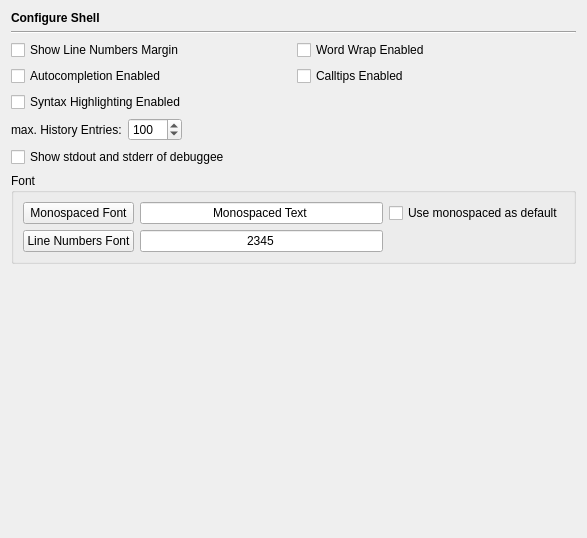
<?xml version="1.0" encoding="UTF-8"?>
<ui version="4.0">
 <class>ShellPage</class>
 <widget class="QWidget" name="ShellPage">
  <property name="geometry">
   <rect>
    <x>0</x>
    <y>0</y>
    <width>587</width>
    <height>538</height>
   </rect>
  </property>
  <layout class="QVBoxLayout" name="verticalLayout">
   <item>
    <widget class="QLabel" name="headerLabel">
     <property name="text">
      <string>&lt;b&gt;Configure Shell&lt;/b&gt;</string>
     </property>
    </widget>
   </item>
   <item>
    <widget class="Line" name="line14">
     <property name="frameShape">
      <enum>QFrame::HLine</enum>
     </property>
     <property name="frameShadow">
      <enum>QFrame::Sunken</enum>
     </property>
     <property name="orientation">
      <enum>Qt::Horizontal</enum>
     </property>
    </widget>
   </item>
   <item>
    <layout class="QGridLayout">
     <item row="0" column="0">
      <widget class="QCheckBox" name="shellLinenoCheckBox">
       <property name="toolTip">
        <string>Select whether line numbers margin should be shown.</string>
       </property>
       <property name="text">
        <string>Show Line Numbers Margin</string>
       </property>
      </widget>
     </item>
     <item row="1" column="1">
      <widget class="QCheckBox" name="shellCTEnabledCheckBox">
       <property name="toolTip">
        <string>Select this to enable calltips</string>
       </property>
       <property name="text">
        <string>Calltips Enabled</string>
       </property>
      </widget>
     </item>
     <item row="0" column="1">
      <widget class="QCheckBox" name="shellWordWrapCheckBox">
       <property name="toolTip">
        <string>Select to enable wrapping at word boundaries</string>
       </property>
       <property name="text">
        <string>Word Wrap Enabled</string>
       </property>
      </widget>
     </item>
     <item row="1" column="0">
      <widget class="QCheckBox" name="shellACEnabledCheckBox">
       <property name="toolTip">
        <string>Select this to enable autocompletion</string>
       </property>
       <property name="text">
        <string>Autocompletion Enabled</string>
       </property>
      </widget>
     </item>
     <item row="2" column="0">
      <widget class="QCheckBox" name="shellSyntaxHighlightingCheckBox">
       <property name="toolTip">
        <string>Select to enable syntax highlighting</string>
       </property>
       <property name="text">
        <string>Syntax Highlighting Enabled</string>
       </property>
      </widget>
     </item>
    </layout>
   </item>
   <item>
    <layout class="QHBoxLayout">
     <item>
      <widget class="QLabel" name="textLabel1_20">
       <property name="text">
        <string>max. History Entries:</string>
       </property>
      </widget>
     </item>
     <item>
      <widget class="QSpinBox" name="shellHistorySpinBox">
       <property name="toolTip">
        <string>Enter the number of history entries allowed</string>
       </property>
       <property name="minimum">
        <number>10</number>
       </property>
       <property name="maximum">
        <number>1000</number>
       </property>
       <property name="singleStep">
        <number>10</number>
       </property>
       <property name="value">
        <number>100</number>
       </property>
      </widget>
     </item>
     <item>
      <spacer>
       <property name="orientation">
        <enum>Qt::Horizontal</enum>
       </property>
       <property name="sizeType">
        <enum>QSizePolicy::Expanding</enum>
       </property>
       <property name="sizeHint" stdset="0">
        <size>
         <width>40</width>
         <height>20</height>
        </size>
       </property>
      </spacer>
     </item>
    </layout>
   </item>
   <item>
    <widget class="QCheckBox" name="stdOutErrCheckBox">
     <property name="toolTip">
      <string>Select to show debuggee stdout and stderr</string>
     </property>
     <property name="text">
      <string>Show stdout and stderr of debuggee</string>
     </property>
    </widget>
   </item>
   <item>
    <widget class="QGroupBox" name="groupBox_5">
     <property name="title">
      <string>Font</string>
     </property>
     <layout class="QGridLayout" name="gridLayout_2">
      <item row="0" column="0">
       <widget class="QPushButton" name="monospacedFontButton">
        <property name="toolTip">
         <string>Press to select the font to be used as the monospaced font</string>
        </property>
        <property name="text">
         <string>Monospaced Font</string>
        </property>
       </widget>
      </item>
      <item row="0" column="1">
       <widget class="QLineEdit" name="monospacedFontSample">
        <property name="focusPolicy">
         <enum>Qt::NoFocus</enum>
        </property>
        <property name="text">
         <string>Monospaced Text</string>
        </property>
        <property name="alignment">
         <set>Qt::AlignHCenter</set>
        </property>
        <property name="readOnly">
         <bool>true</bool>
        </property>
       </widget>
      </item>
      <item row="0" column="2">
       <widget class="QCheckBox" name="monospacedCheckBox">
        <property name="toolTip">
         <string>Select, whether the monospaced font should be used as default</string>
        </property>
        <property name="text">
         <string>Use monospaced as default</string>
        </property>
       </widget>
      </item>
      <item row="1" column="0">
       <widget class="QPushButton" name="linenumbersFontButton">
        <property name="toolTip">
         <string>Press to select the font for the line numbers</string>
        </property>
        <property name="text">
         <string>Line Numbers Font</string>
        </property>
       </widget>
      </item>
      <item row="1" column="1">
       <widget class="QLineEdit" name="marginsFontSample">
        <property name="minimumSize">
         <size>
          <width>200</width>
          <height>0</height>
         </size>
        </property>
        <property name="focusPolicy">
         <enum>Qt::NoFocus</enum>
        </property>
        <property name="text">
         <string>2345</string>
        </property>
        <property name="alignment">
         <set>Qt::AlignHCenter</set>
        </property>
        <property name="readOnly">
         <bool>true</bool>
        </property>
       </widget>
      </item>
     </layout>
    </widget>
   </item>
   <item>
    <spacer>
     <property name="orientation">
      <enum>Qt::Vertical</enum>
     </property>
     <property name="sizeHint" stdset="0">
      <size>
       <width>20</width>
       <height>40</height>
      </size>
     </property>
    </spacer>
   </item>
  </layout>
 </widget>
 <tabstops>
  <tabstop>shellLinenoCheckBox</tabstop>
  <tabstop>shellACEnabledCheckBox</tabstop>
  <tabstop>shellSyntaxHighlightingCheckBox</tabstop>
  <tabstop>shellWordWrapCheckBox</tabstop>
  <tabstop>shellCTEnabledCheckBox</tabstop>
  <tabstop>shellHistorySpinBox</tabstop>
 </tabstops>
 <resources/>
 <connections/>
</ui>
